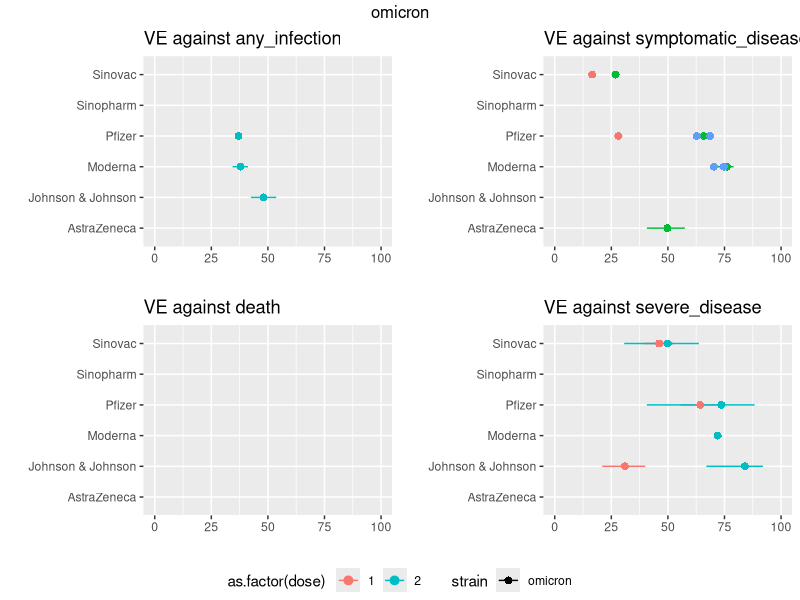
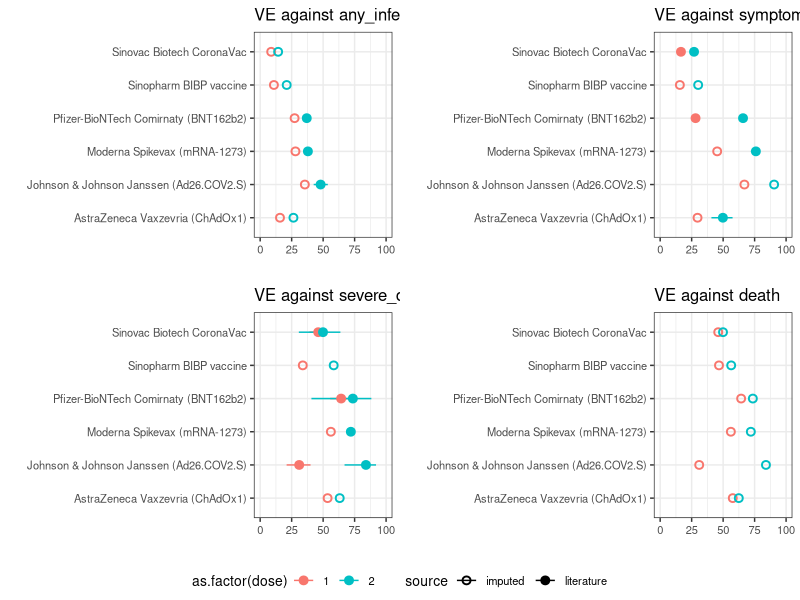

Write R code to recreate these figures, in order.
#This program creates point estimates of VE by dose, vaccine_type, outcome and strain

# strains =  "delta"   "omicron"
# outcomes = "any_infection"       "death"               "severe_disease"      "symptomatic_disease"
# vaccine type = "AstraZeneca"       "Johnson & Johnson" "Moderna"           "Pfizer"            "Sinopharm"         "Sinovac"     


require(ggpubr); require(readr);require(ggplot2); require(tidyverse)

#NOTE: the four VE we calculate are VE against infection, death, severe disease and symptomatic disease. 


##### (1/2) Inital estimates from IVAC living systematic review ##########4#########################################################################
VE_estimates <- read.csv("1_inputs/VE_WHO_forest_plot.csv",header=TRUE)
colnames(VE_estimates)

VE_estimates = VE_estimates  %>% select(strain, vaccine_type, dose, outcome,VE,lower_est,upper_est)

this_strain = 'delta'
this_strain = 'omicron'
to_plot = VE_estimates[VE_estimates$strain == this_strain,]
plot_list = list()
for (i in 1:length(unique(to_plot$outcome))){
  outcome = unique(to_plot$outcome)[i]
  plot_list [[i]] <- ggplot(data=to_plot[to_plot$outcome==outcome,]) + 
    #geom_point(aes(x=VE,y=vaccine_type, color=as.factor(dose),shape=strain)) +
    geom_pointrange(aes(x=VE,y=vaccine_type,color=as.factor(dose),shape=strain,xmin=lower_est,xmax=upper_est)) +
    xlim(0,100) +
    xlab("") + 
    ylab("") + 
    labs(title=paste("VE against ",outcome,sep=""))
}
plot_group = ggarrange(plot_list[[1]],plot_list[[4]],plot_list[[2]],plot_list[[3]],
          common.legend = TRUE,
          legend="bottom"
)
annotate_figure(plot_group,top=text_grob(paste(this_strain)))

#NOTES ON ODD BEHAVIOUR: Sinopharm -> J&J 3rd is higher than Sinopharm 1 & 2 but lower than J&J 2nd
#repeat Sinopharm 3rd with J&J as J&J booster
workshop = VE_estimates %>% filter(vaccine_type == 'Johnson & Johnson' & dose == 3 & outcome %in% c('severe_disease','death'))
workshop$dose = 2
VE_estimates = rbind(VE_estimates,workshop)


###some analysis:
#(A/D) compare VE against death (where avaliable) to VE against severe disease
death = VE_estimates[VE_estimates$outcome == 'death',] %>% 
  select(strain,vaccine_type,dose,VE) %>%
  rename(death = VE)
severe_disease = VE_estimates[VE_estimates$outcome == 'severe_disease',] %>% 
  select(strain,vaccine_type,dose,VE) %>%
  rename(severe_disease = VE)

workshop = death %>% left_join(severe_disease) %>%
  mutate(ratio = severe_disease/death)
workshop %>% summarise(mean = mean(ratio,na.rm=TRUE),
                       sd = sd(ratio,na.rm=TRUE))
# mean        sd
# 1 0.9667011 0.1131279
workshop %>% group_by(dose) %>%
  summarise(mean = mean(ratio,na.rm=TRUE),
                       sd = sd(ratio,na.rm=TRUE))
# dose  mean     sd
#   1     1 0.929 0.145 
#   2     2 1.02  0.0171
#close enough to one!
#____________________

#(B/D) compare VE against any infection (where avaliable) to symptomatic disease
symptomatic_disease = VE_estimates[VE_estimates$outcome == 'symptomatic_disease',] %>% 
  select(strain,vaccine_type,dose,VE) %>%
  rename(symptomatic_disease = VE)
any_infection = VE_estimates[VE_estimates$outcome == 'any_infection',] %>% 
  select(strain,vaccine_type,dose,VE) %>%
  rename(any_infection = VE)

workshop = symptomatic_disease %>% left_join(any_infection) %>%
  mutate(ratio = any_infection/symptomatic_disease)
workshop %>% summarise(mean = mean(ratio,na.rm=TRUE),
                       sd = sd(ratio,na.rm=TRUE))
# mean        sd
# 1 0.9017756 0.2476893
workshop %>% group_by(dose) %>%
  summarise(count = sum(is.na(ratio)),
            mean = mean(ratio,na.rm=TRUE),
            sd = sd(ratio,na.rm=TRUE))
# dose count    mean      sd
# 1     9   1.11   0.0834
# 2     5   0.779  0.231 
workshop %>% group_by(strain) %>%
  summarise(count = sum(is.na(ratio)),
            mean = mean(ratio,na.rm=TRUE),
            sd = sd(ratio,na.rm=TRUE))
# strain  count  mean     sd
# 1 delta       5 1.03  0.109 
# 2 omicron    13 0.530 0.0450
infection_sympt_ratio = workshop %>% group_by(strain) %>%
  summarise(count = sum(is.na(ratio)),
            mean = mean(ratio,na.rm=TRUE),
            sd = sd(ratio,na.rm=TRUE))
#_________________________


#(C/D) compare VE against omicron (where avaliable) to delta
delta = VE_estimates[VE_estimates$strain == 'delta',] %>% 
  select(outcome,vaccine_type,dose,VE) %>%
  rename(delta = VE)
omicron = VE_estimates[VE_estimates$strain == 'omicron',] %>% 
  select(outcome,vaccine_type,dose,VE) %>%
  rename(omicron = VE)

workshop = delta %>% left_join(omicron) %>%
  mutate(ratio = omicron/delta)
workshop %>% summarise(mean = mean(ratio,na.rm=TRUE),
                       sd = sd(ratio,na.rm=TRUE))
# mean        sd
# 1 0.6210314 0.1543049
workshop %>% group_by(dose) %>%
  summarise(mean = mean(ratio,na.rm=TRUE),
            sd = sd(ratio,na.rm=TRUE))
# dose  mean    sd
# 1     1 0.540 0.171
# 2     2 0.651 0.148
workshop %>% group_by(outcome) %>%
  summarise(count = sum(is.na(ratio)),
            mean = mean(ratio,na.rm=TRUE),
            sd = sd(ratio,na.rm=TRUE))
# outcome             count    mean      sd
# 1 any_infection           9   0.447  0.0225
# 2 death                  11 NaN     NA     
# 3 severe_disease          6   0.620  0.164 
# 4 symptomatic_disease     7   0.710  0.112 
delta_omicron_ratio = workshop %>% group_by(outcome) %>%
  summarise(count = sum(is.na(ratio)),
            mean = mean(ratio,na.rm=TRUE),
            sd = sd(ratio,na.rm=TRUE))
delta_omicron_ratio$mean[delta_omicron_ratio$outcome == 'death'] = delta_omicron_ratio$mean[delta_omicron_ratio$outcome == 'severe_disease']
#since death is missing
#_________________________


#(D/D) dose one to two
dose_one = VE_estimates[VE_estimates$dose == 1,] %>% 
  select(strain,outcome,vaccine_type,VE) %>%
  rename(dose_one = VE)
dose_two = VE_estimates[VE_estimates$dose == 2,] %>% 
  select(strain,outcome,vaccine_type,VE) %>%
  rename(dose_two = VE)

workshop = dose_one %>% left_join(dose_two) %>%
  mutate(ratio = dose_one/dose_two)
# mean        sd
# 1 0.7445608 0.1569164
workshop %>% summarise(mean = mean(ratio,na.rm=TRUE),
                       sd = sd(ratio,na.rm=TRUE))

workshop %>% group_by(strain) %>%
  summarise(count = sum(is.na(ratio)),
            mean = mean(ratio,na.rm=TRUE),
            sd = sd(ratio,na.rm=TRUE))
# strain  count  mean    sd
# 1 delta       6 0.755 0.139
# 2 omicron    16 0.709 0.232

workshop %>% group_by(vaccine_type) %>%
  summarise(count = sum(is.na(ratio)),
            mean = mean(ratio,na.rm=TRUE),
            sd = sd(ratio,na.rm=TRUE))
# vaccine_type count  mean     sd
# 1 AstraZeneca      4 0.783 0.122 
# 2 Johnson & Johnson4 0.755 0.258 
# 2 Moderna          5 0.798 0.0949
# 3 Pfizer           2 0.735 0.203 
# 4 Sinopharm        5 0.642 0.164 
# 5 Sinovac          6 0.769 0.220 

workshop %>% group_by(outcome) %>%
  summarise(count = sum(is.na(ratio)),
            mean = mean(ratio,na.rm=TRUE),
            sd = sd(ratio,na.rm=TRUE))
# outcome             count  mean     sd
# 1 any_infection           6 0.698 0.146 
# 2 death                   7 0.885 0.0500
# 3 severe_disease          4 0.830 0.129 
# 4 symptomatic_disease     5 0.596 0.106 

dose_ratio = workshop %>% group_by(outcome) %>%
  summarise(count = sum(is.na(ratio)),
            mean = mean(ratio,na.rm=TRUE),
            sd = sd(ratio,na.rm=TRUE))
#_________________________
#_________________________________________________________________________________________________________________________________________




##### (2/2) Impute missing values based on previous analysis ###################################################################################
workshop = VE_estimates %>%
  mutate(source = case_when(
    is.na(VE) == FALSE ~ 'literature',
    TRUE ~ 'imputed'
  ))

#Step One: estimate dose one from dose two
for (s in unique(workshop$strain)){
  for (t in unique(workshop$vaccine_type)){
    for (o in unique(workshop$outcome)){
      workshop_rows = workshop[workshop$strain == s & workshop$vaccine_type == t & workshop$outcome == o, ]
      if (workshop_rows$source[workshop_rows$dose == 1] == "imputed" & 
          workshop_rows$source[workshop_rows$dose == 2] == "literature"){
        estimate = workshop_rows$VE[workshop_rows$dose == 2] * dose_ratio$mean[dose_ratio$outcome == o]
        workshop$VE[workshop$strain == s & workshop$vaccine_type == t & workshop$outcome == o & workshop$dose == 1] = estimate
        workshop$source_extend[workshop$strain == s & workshop$vaccine_type == t & workshop$outcome == o & workshop$dose == 1] = "dose one estimated from dose two"
      }
    }
  }
}
sum(workshop$source_extend == "dose one estimated from dose two",na.rm=TRUE)
#n=8
  
#Step Two: estimate severe_disease <-> death, and acquisition <-> symptomatic
#(A/B) severe_disease <-> death
#close enough to one, thus set equal
for (s in unique(workshop$strain)){
  for (t in unique(workshop$vaccine_type)){  
    for (d in c(1,2)){
        workshop_rows = workshop[workshop$strain == s & workshop$vaccine_type == t & workshop$dose == d & workshop$outcome %in% c('death','severe_disease'), ]
        #severe_outcome -> death
        if (workshop_rows$source[workshop_rows$outcome == 'death'] == "imputed" &
            is.na(workshop_rows$source_extend[workshop_rows$outcome == 'death']) &
            is.na(workshop_rows$VE[workshop_rows$outcome == 'severe_disease']) == FALSE){ #NOTE ASSUMPTION - may be imputing from already imputed value!!!
          estimate = workshop_rows$VE[workshop_rows$outcome == 'severe_disease'] 
          workshop$VE[workshop$strain == s & workshop$vaccine_type == t & workshop$outcome == 'death' & workshop$dose == d] = estimate
          workshop$source_extend[workshop$strain == s & workshop$vaccine_type == t & workshop$outcome == 'death' & workshop$dose == d] = "death inferred from severe_disease"
        }
        #death -> severe_outcome
        if (workshop_rows$source[workshop_rows$outcome == 'severe_disease'] == "imputed" &
            is.na(workshop_rows$source_extend[workshop_rows$outcome == 'severe_disease']) &
            is.na(workshop_rows$VE[workshop_rows$outcome == 'death']) == FALSE){ #NOTE ASSUMPTION - may be imputing from already imputed value!!!
          estimate = workshop_rows$VE[workshop_rows$outcome == 'death'] 
          workshop$VE[workshop$strain == s & workshop$vaccine_type == t & workshop$outcome == 'severe_disease' & workshop$dose == d] = estimate
          workshop$source_extend[workshop$strain == s & workshop$vaccine_type == t & workshop$outcome == 'severe_disease' & workshop$dose == d] = "severe_disease inferred from death"
        }
    }
  }
}
sum(workshop$source_extend == "death inferred from severe_disease",na.rm=TRUE) # n = 12
sum(workshop$source_extend == "severe_disease inferred from death",na.rm=TRUE) # n = 0


#(B/B) acquisition <-> symptomatic
for (s in unique(workshop$strain)){
    for (t in unique(workshop$vaccine_type)){  
      for (d in c(1,2)){
        workshop_rows = workshop[workshop$strain == s & workshop$vaccine_type == t & workshop$dose == d & workshop$outcome %in% c('any_infection','symptomatic_disease'), ]
        #any infection -> symptomatic infection
        if (workshop_rows$source[workshop_rows$outcome == 'any_infection'] == "imputed" &
            is.na(workshop_rows$source_extend[workshop_rows$outcome == 'any_infection']) &
            is.na(workshop_rows$VE[workshop_rows$outcome == 'symptomatic_disease']) == FALSE){ #NOTE ASSUMPTION - may be imputing from already imputed value!!!
          estimate = workshop_rows$VE[workshop_rows$outcome == 'symptomatic_disease'] * infection_sympt_ratio$mean[infection_sympt_ratio$strain == s]
          workshop$VE[workshop$strain == s & workshop$vaccine_type == t & workshop$outcome == 'any_infection' & workshop$dose == d] = estimate
          workshop$source_extend[workshop$strain == s & workshop$vaccine_type == t & workshop$outcome == 'any_infection' & workshop$dose == d] = "any_infection inferred from symptomatic_disease"
        }
        #symptomatic infection -> any infection
        if (workshop_rows$source[workshop_rows$outcome == 'symptomatic_disease'] == "imputed" &
            is.na(workshop_rows$source_extend[workshop_rows$outcome == 'symptomatic_disease']) &
            is.na(workshop_rows$VE[workshop_rows$outcome == 'any_infection']) == FALSE){ #NOTE ASSUMPTION - may be imputing from already imputed value!!!
          estimate = workshop_rows$VE[workshop_rows$outcome == 'any_infection'] * 1/infection_sympt_ratio$mean[infection_sympt_ratio$strain == s]
          workshop$VE[workshop$strain == s & workshop$vaccine_type == t & workshop$outcome == 'symptomatic_disease' & workshop$dose == d] = estimate
          workshop$source_extend[workshop$strain == s & workshop$vaccine_type == t & workshop$outcome == 'symptomatic_disease' & workshop$dose == d] = "symptomatic_disease inferred from any_infection"
        }  
    }
  }
}
sum(workshop$source_extend == "any_infection inferred from symptomatic_disease",na.rm=TRUE) # n = 4
sum(workshop$source_extend == "symptomatic_disease inferred from any_infection",na.rm=TRUE) # n = 8


#Step Three: estimate omicron from delta
for (o in unique(workshop$outcome)){
  for (t in unique(workshop$vaccine_type)){
      for (d in c(1,2)){
        workshop_rows = workshop[workshop$dose == d & workshop$vaccine_type == t & workshop$outcome == o, ]
        if (workshop_rows$source[workshop_rows$strain == "omicron"] == "imputed" & 
            is.na(workshop_rows$source_extend[workshop_rows$strain == 'omicron']) &
            is.na(workshop_rows$VE[workshop_rows$strain == 'delta']) == FALSE){
          estimate = workshop_rows$VE[workshop_rows$strain == 'delta'] * delta_omicron_ratio$mean[delta_omicron_ratio$outcome == o]
          workshop$VE[workshop$dose == d & workshop$vaccine_type == t & workshop$outcome == o & workshop$strain == "omicron"] = estimate
          workshop$source_extend[workshop$dose == d & workshop$vaccine_type == t & workshop$outcome == o & workshop$strain == "omicron"] = "omicron estimated from delta"
        }
      }
  }
}
sum(workshop$source_extend =="omicron estimated from delta",na.rm=TRUE) # n=12


#COMEBACK - is this still necessary?
# t = "Johnson & Johnson"
# d = 1
# for (o in unique(workshop$outcome)){
#        workshop_rows = workshop[workshop$dose == d & workshop$vaccine_type == t & workshop$outcome == o, ]
#         if (workshop_rows$source[workshop_rows$strain == "omicron"] == "imputed" & 
#             is.na(workshop_rows$source_extend[workshop_rows$strain == 'omicron']) &
#             is.na(workshop_rows$VE[workshop_rows$strain == 'delta']) == FALSE){
#           estimate = workshop_rows$VE[workshop_rows$strain == 'delta'] * delta_omicron_ratio$mean[delta_omicron_ratio$outcome == o]
#           workshop$VE[workshop$dose == d & workshop$vaccine_type == t & workshop$outcome == o & workshop$strain == "omicron"] = estimate
#           workshop$source_extend[workshop$dose == d & workshop$vaccine_type == t & workshop$outcome == o & workshop$strain == "omicron"] = "omicron estimated from delta"
#   }
# }

sum(workshop$source_extend =="omicron estimated from delta",na.rm=TRUE) #n=14

if (nrow(workshop[is.na(workshop$VE),])>0){stop('Some values to go!')}


VE_estimates_imputed = workshop %>%
  mutate(vaccine_type_long = case_when(
    vaccine_type == "AstraZeneca" ~ "AstraZeneca Vaxzevria (ChAdOx1)",
    vaccine_type == "Johnson & Johnson" ~ "Johnson & Johnson Janssen (Ad26.COV2.S)",
    vaccine_type == "Moderna" ~ "Moderna Spikevax (mRNA-1273)",
    vaccine_type == "Pfizer" ~ "Pfizer-BioNTech Comirnaty (BNT162b2)",
    vaccine_type == "Sinopharm" ~ "Sinopharm BIBP vaccine",
    vaccine_type == "Sinovac" ~ "Sinovac Biotech CoronaVac"         
  ),
  vaccine_mode = case_when(
      vaccine_type == 'Pfizer' ~ 'mRNA',
      vaccine_type == 'Moderna' ~ 'mRNA',
      vaccine_type == 'AstraZeneca' ~ 'viral',
      vaccine_type == 'Sinopharm' ~ 'viral',
      vaccine_type == 'Sinovac' ~ 'viral',
      vaccine_type == 'Johnson & Johnson' ~ 'viral'
    ),
  outcome_family = case_when(
    outcome %in% c('any_infection','symptomatic_disease') ~ 'acquisition',
    outcome %in% c('severe_disease','death') ~ 'severe_outcome'
    
  ))

strain = 'omicron'
to_plot = VE_estimates_imputed[VE_estimates_imputed$strain == strain &VE_estimates_imputed$dose !=3,]


plot_list = list()
for (i in 1:length(unique(to_plot$outcome))){
  outcome = unique(to_plot$outcome)[i]
  plot_list [[i]] <- ggplot(data=to_plot[to_plot$outcome==outcome,]) + 
    geom_pointrange(aes(x=VE,y=vaccine_type_long,color=as.factor(dose),shape=source,xmin=lower_est,xmax=upper_est)) +
    xlim(0,100) +
    xlab("") +
    theme_bw() + 
    scale_shape_manual(values=c(1,19)) +
    ylab("") + 
    labs(title=paste("VE against ",outcome,sep="")) + 
    theme(text=element_text(size=10), 
          plot.title=element_text(size=12))
}
plot_VE_point_estimates = ggarrange(plot_list[[1]],plot_list[[4]],plot_list[[3]],plot_list[[2]],
                                    common.legend = TRUE,
                                    legend="bottom")
#annotate_figure(plot, top = text_grob(paste('VE estimates against',strain), size = 18))
plot_VE_point_estimates




##### send to Cromer et al.
# VE_severe_outcome_estimates_FINAL = VE_estimates_imputed[VE_estimates_imputed$outcome %in% c('death','severe_disease'), ]
# write.csv(VE_severe_outcome_estimates_FINAL, file = 'x_results/VE_severe_outcome.Rdata')
